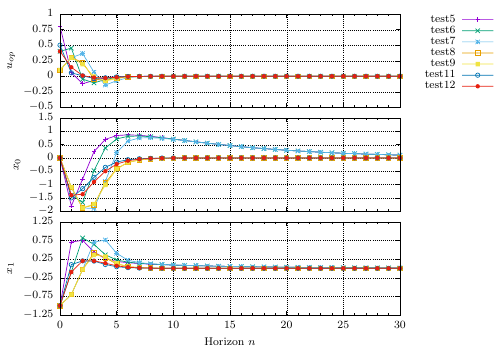

Source code (gnuplot):
set terminal epslatex standalone color 8
set output 'mpc-tracking.tex'
set multiplot layout 3,1 margins 0.12,0.8,0.1,.96 spacing 0.03,0.03
set grid
unset xlabel
set mxtics 5

set format x " "
unset key
set ylabel "$u_{op}$"
set yrange [-0.5:1]
set ytics -0.5,0.25,1
plot "mpc-tracking-5.txt" using 1:2 with linespoints lw 2 t "test5", \
     "mpc-tracking-6.txt" using 1:2 with linespoints lw 2 t "test6", \
     "mpc-tracking-7.txt" using 1:2 with linespoints lw 2 t "test7", \
     "mpc-tracking-8.txt" using 1:2 with linespoints lw 2 t "test8", \
     "mpc-tracking-9.txt" using 1:2 with linespoints lw 2 t "test9", \
     "mpc-tracking-11.txt" using 1:2 with linespoints lw 2 t "test11", \
     "mpc-tracking-12.txt" using 1:2 with linespoints lw 2 t "test12", \

set format x " "
unset key
set ylabel "$x_0$"
set yrange [-2:1.5]
set ytics -2,0.5,1.5
plot "mpc-tracking-5.txt" using 1:3 with linespoints lw 2 t "test5", \
     "mpc-tracking-6.txt" using 1:3 with linespoints lw 2 t "test6", \
     "mpc-tracking-7.txt" using 1:3 with linespoints lw 2 t "test7", \
     "mpc-tracking-8.txt" using 1:3 with linespoints lw 2 t "test8", \
     "mpc-tracking-9.txt" using 1:3 with linespoints lw 2 t "test9", \
     "mpc-tracking-11.txt" using 1:3 with linespoints lw 2 t "test11", \
     "mpc-tracking-12.txt" using 1:3 with linespoints lw 2 t "test12", \

set format x
set key at screen 1,0.96
set ylabel "$x_1$"
set xlabel "Horizon $n$"
set yrange [-1.25:1.25]
set ytics -1.25,0.5,1.25
plot "mpc-tracking-5.txt" using 1:4 with linespoints lw 2 t "test5", \
     "mpc-tracking-6.txt" using 1:4 with linespoints lw 2 t "test6", \
     "mpc-tracking-7.txt" using 1:4 with linespoints lw 2 t "test7", \
     "mpc-tracking-8.txt" using 1:4 with linespoints lw 2 t "test8", \
     "mpc-tracking-9.txt" using 1:4 with linespoints lw 2 t "test9", \
     "mpc-tracking-11.txt" using 1:4 with linespoints lw 2 t "test11", \
     "mpc-tracking-12.txt" using 1:4 with linespoints lw 2 t "test12", \

unset multiplot


set output

!pdflatex --interaction=batchmode mpc-tracking.tex
!rm *.aux *-inc.eps *converted-to.pdf *.log
